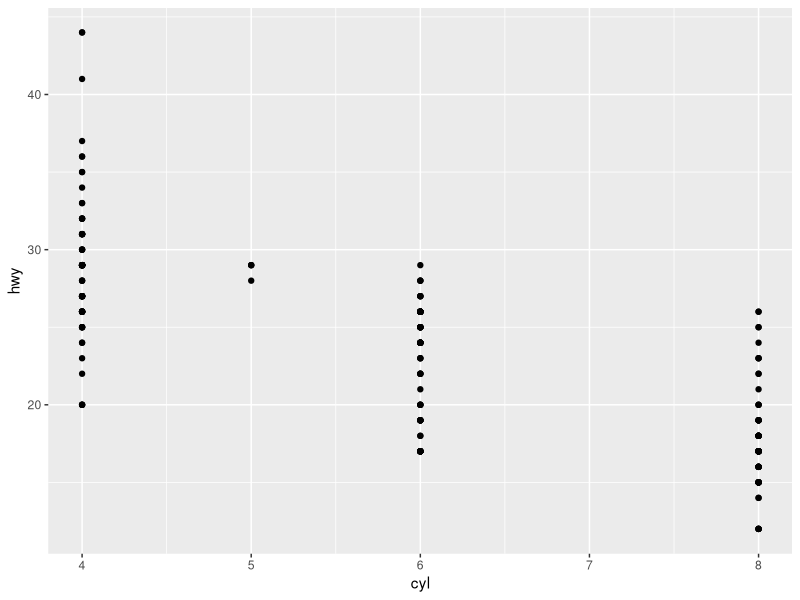
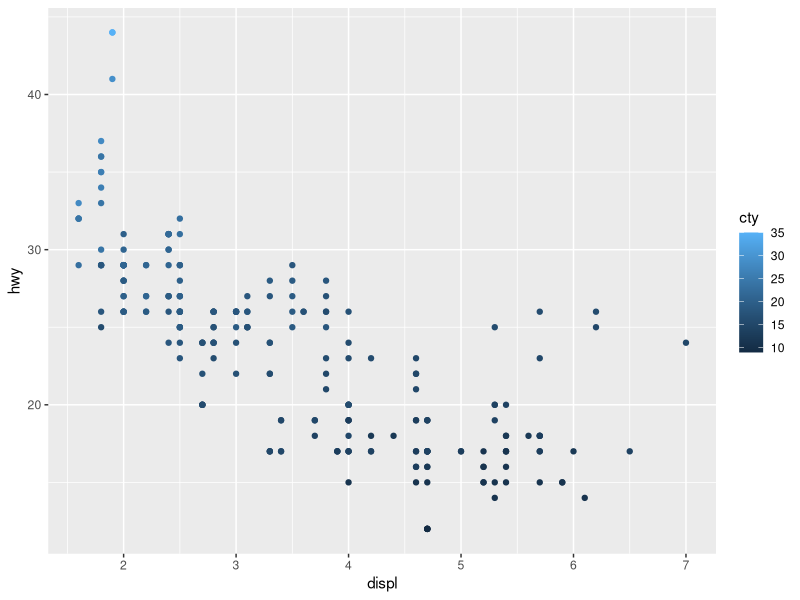
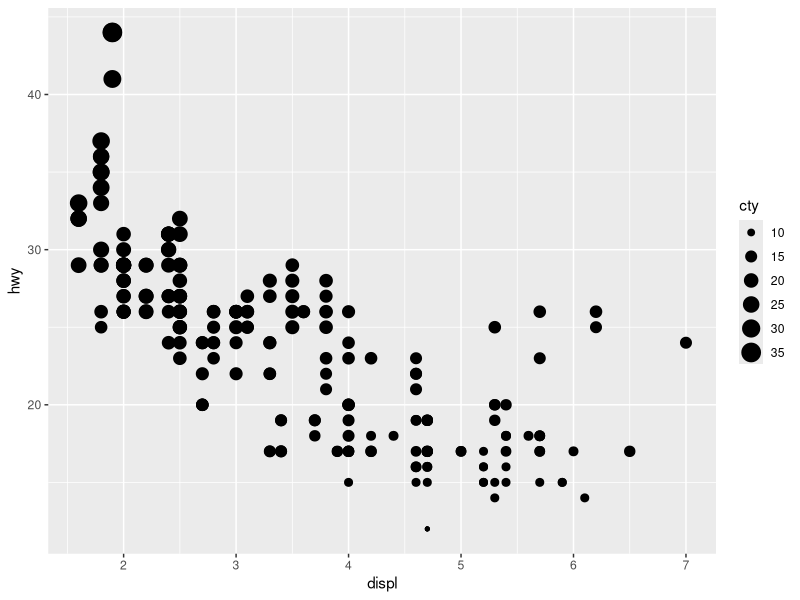
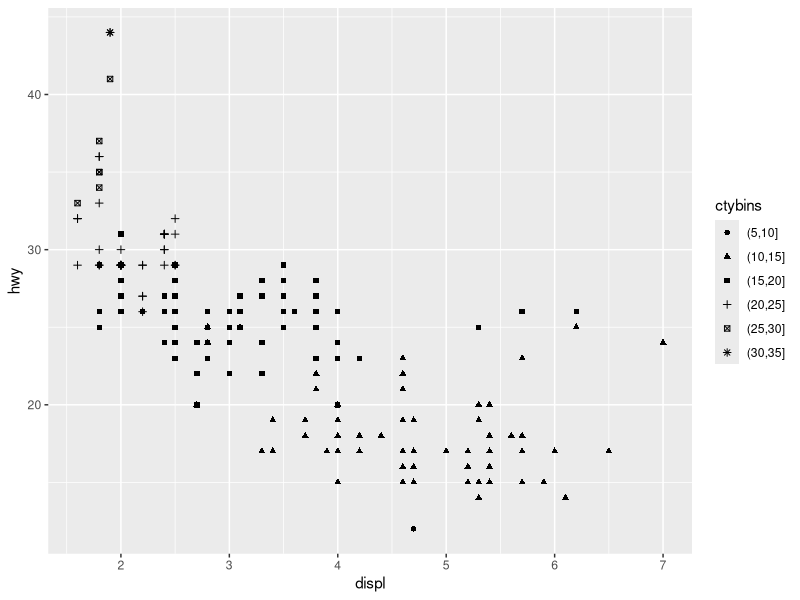
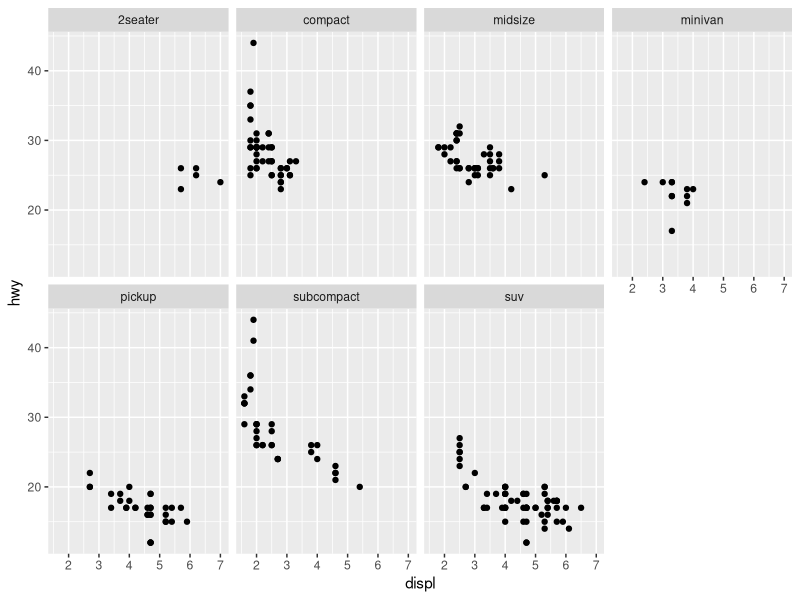
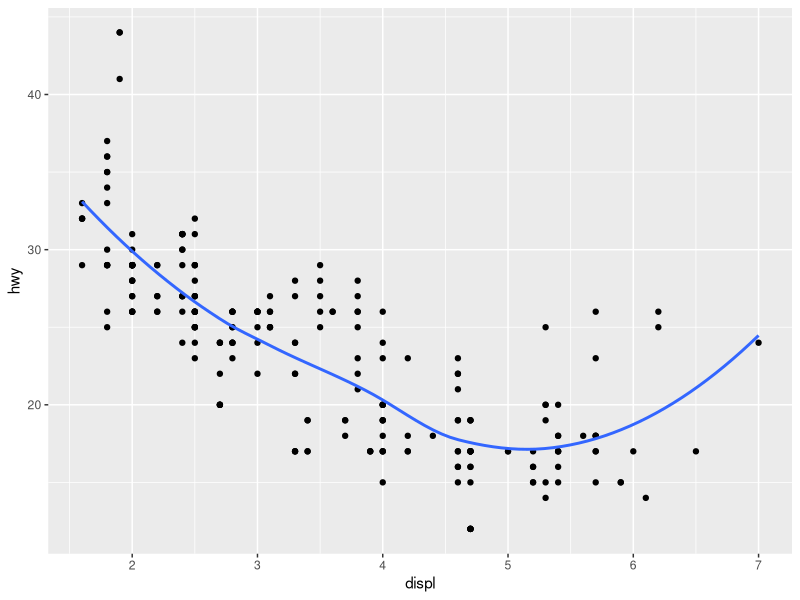
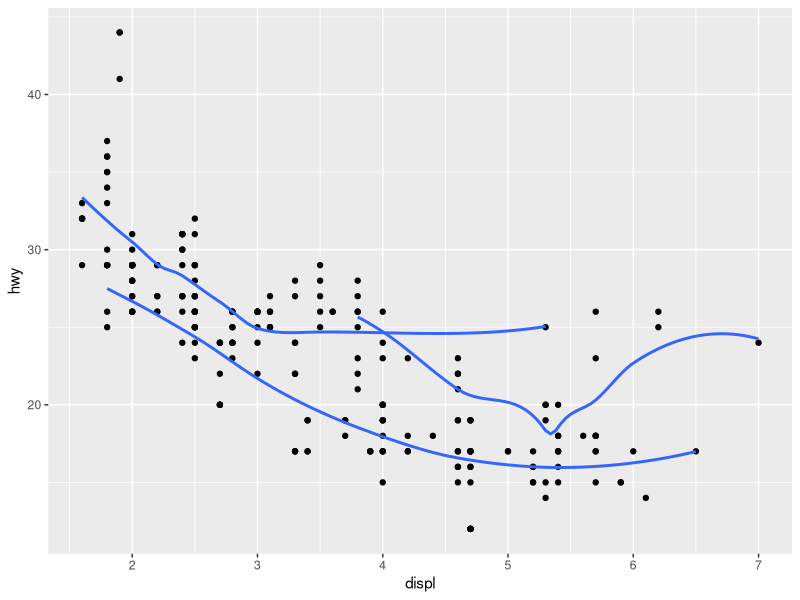
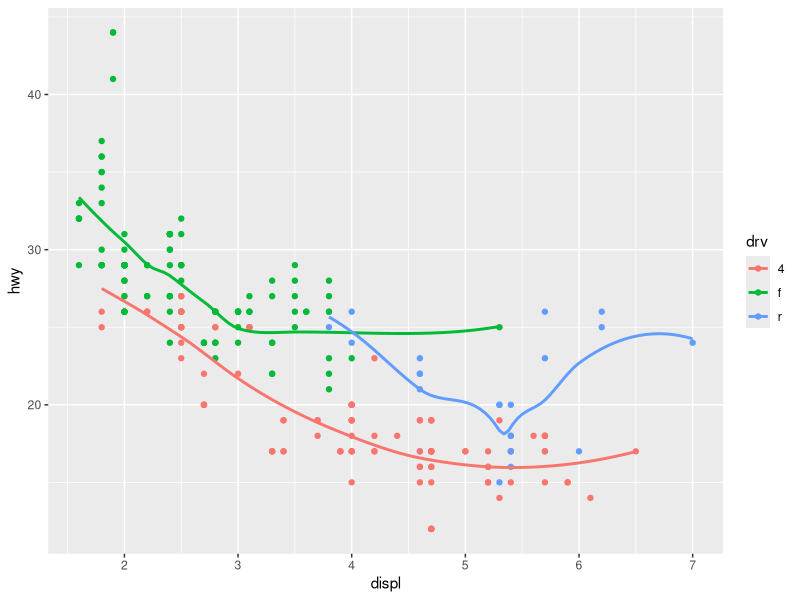

Write R code to recreate these figures, in order.
## ---- chunk 1
knitr::opts_chunk$set(fig.width=6, fig.height=4, echo = TRUE)
library(tidyverse)
## ---- chunk 2
ggplot(data = mpg) +
  geom_point(mapping = aes(x = cyl, y = hwy))
## ---- chunk 3
# Continuous example (cty)
ggplot(data = mpg) +
  geom_point(mapping = aes(x = displ, y = hwy, color = cty))
## ---- chunk 4
# Continuous example (cty)
ggplot(data = mpg) +
  geom_point(mapping = aes(x = displ, y = hwy, size = cty))
## ---- chunk 5
mpg$ctybins <- cut(mpg$cty, c(5, 10, 15, 20, 25, 30, 35))
ggplot(data = mpg) +
  geom_point(mapping = aes(x = displ, y = hwy, shape = ctybins))
## ---- chunk 6
ggplot(data = mpg) + 
  geom_point(mapping = aes(x = displ, y = hwy)) + 
  facet_wrap(~ class, nrow = 2)
## ---- chunk 7
ggplot(data = mpg, mapping = aes(x = displ, y = hwy)) +
  geom_point() +
  geom_smooth(se = FALSE)

ggplot(data = mpg, mapping = aes(x = displ, y = hwy)) +
  geom_point() +
  geom_smooth(mapping = aes(group = drv), se = FALSE)

ggplot(data = mpg, mapping = aes(x = displ, y = hwy, color = drv)) +
  geom_point() +
  geom_smooth(se = FALSE)

ggplot(data = mpg, mapping = aes(x = displ, y = hwy)) +
  geom_point(mapping = aes(color = drv)) +
  geom_smooth(se = FALSE)

ggplot(data = mpg, mapping = aes(x = displ, y = hwy)) +
  geom_point(mapping = aes(color = drv)) +
  geom_smooth(mapping = aes(linetype = drv), se = FALSE)

ggplot(data = mpg, mapping = aes(x = displ, y = hwy, color = drv)) +
  geom_point()
## ---- chunk 8
# the plot in question
ggplot(data = mpg, mapping = aes(x = cty, y = hwy)) + 
  geom_point()
# The "fixed" plot
ggplot(data = mpg, mapping = aes(x = cty, y = hwy)) + 
  geom_jitter()
